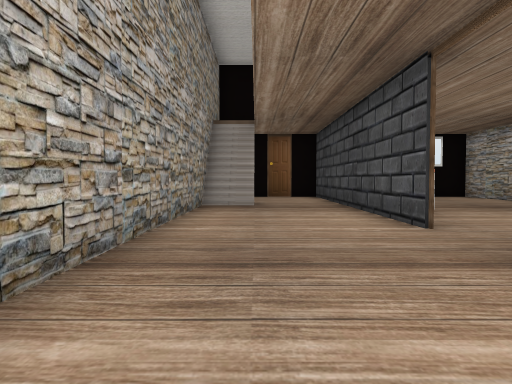
view 1 (above)

15 first-person views from a walk through a scene from a Unity 3-D project. The camera is 1.4 m above the floor, tilts 2° down and sees 70° across. The floor is counted in squares, 2 m on a side. Each view is taken from the middle of a square. On the plan, view 1 faces up. The plan holds only what a view shows up to about 11 squares ahead; the rest is blank. The place goes on beyond the plan. The player character is not drawn. Door leaves are left out, so doorways stand open. Some surface patterns are stand-ins.

view 2
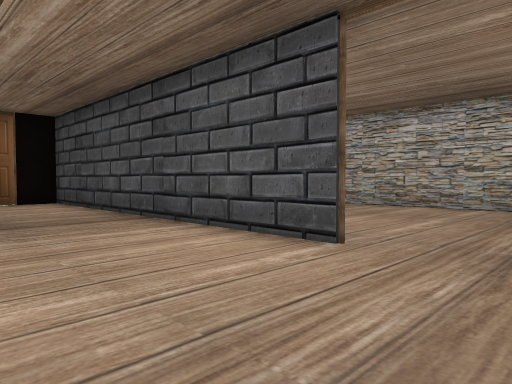

view 3
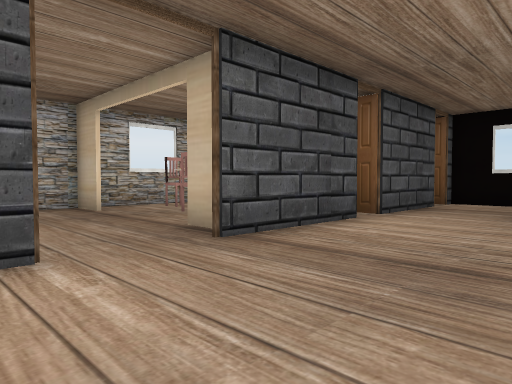

view 4
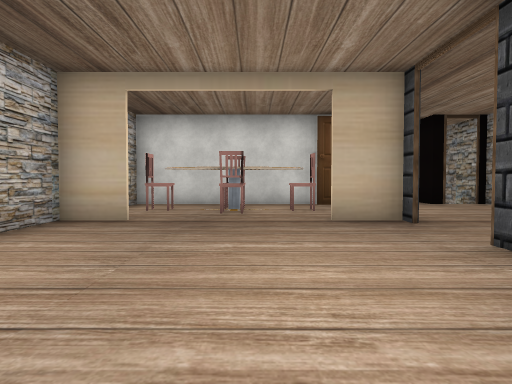

view 5
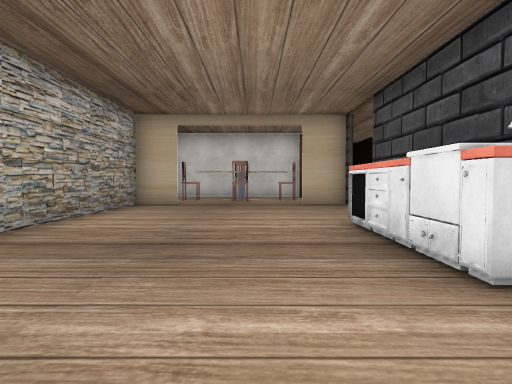

view 6
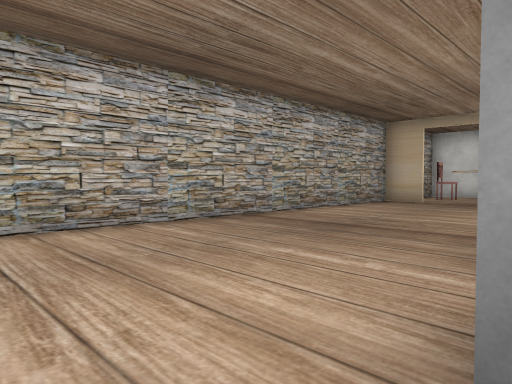

view 7
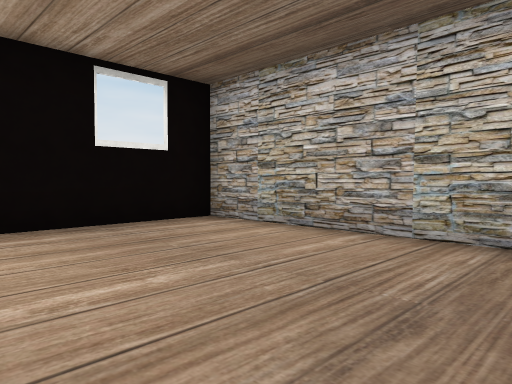

view 8
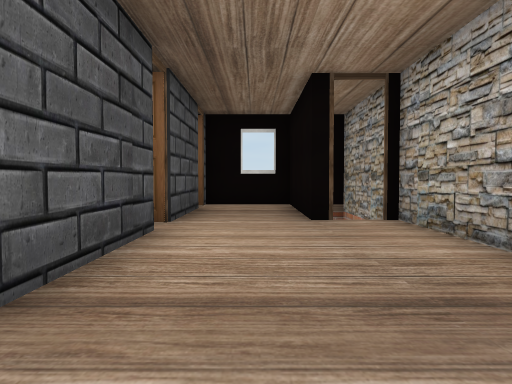

view 9
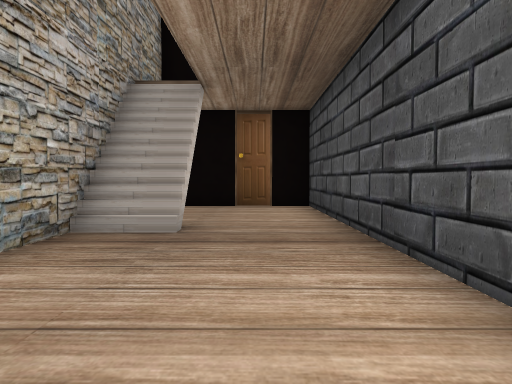

view 10
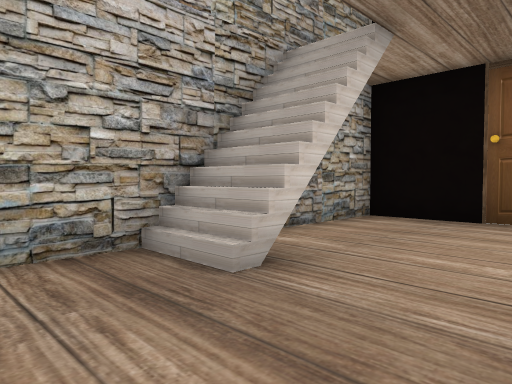

view 11
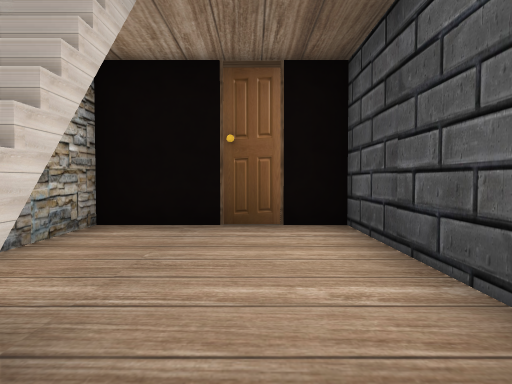

view 12
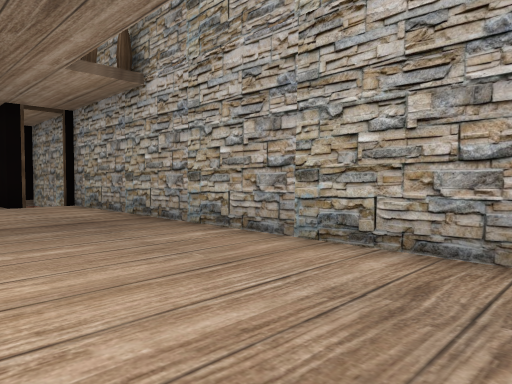

view 13
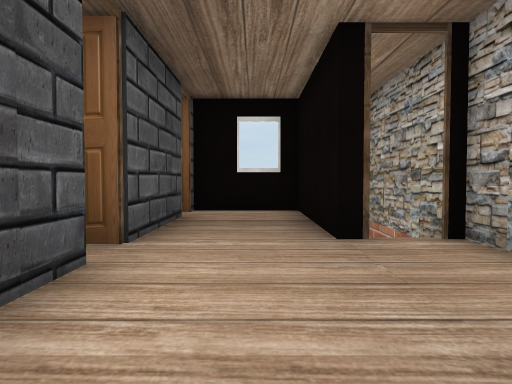

view 14
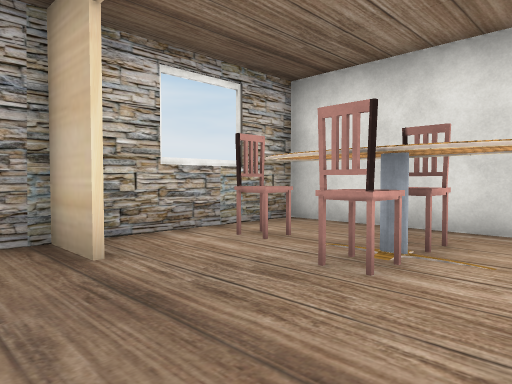

view 15
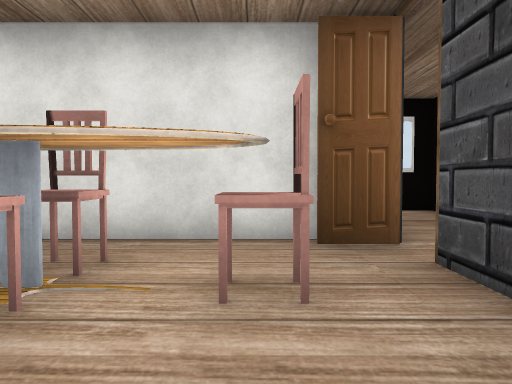

### Floor plan
Key: @ floor where view 1 was taken; # wall or solid block; x gap in a wall; . floor; / step, stairs or slope; D open door; O other object.
Columns run from 2 left of view 1 to 9 right of it. Each row starts with its distance up from view 1.
 15 #####     ##
 14 #...#......#
 13 #...##.....#
 12 #....#.....#
 11 ##...#.....#
 10 ##...#.....#
  9 #....#.....#
  8 #....#.....#
  7 #...##.....#
  6 #...#......#
  5 #..........#
  4 #...DD.....#
  3 #...D#....##
  2 #...#......#
  1 #...#.O.OO.#
  0 #.@.x...O..#
 -1 #...########
 -2 #/ .#
 -3 #//.#
 -4  //.#
 -5    .#

Positions as (right, up) in squares from view 1, and headings:
1: (0, 0), facing up
2: (-1, 3), facing up-right
3: (-1, 6), facing down-right
4: (5, 9), facing down
5: (5, 13), facing down
6: (3, 14), facing down-right
7: (4, 9), facing up-right
8: (1, 5), facing down
9: (1, 5), facing up
10: (2, 8), facing up-left
11: (1, 9), facing up
12: (2, 9), facing down-left
13: (1, 3), facing down
14: (4, 4), facing down-right
15: (4, 3), facing down
